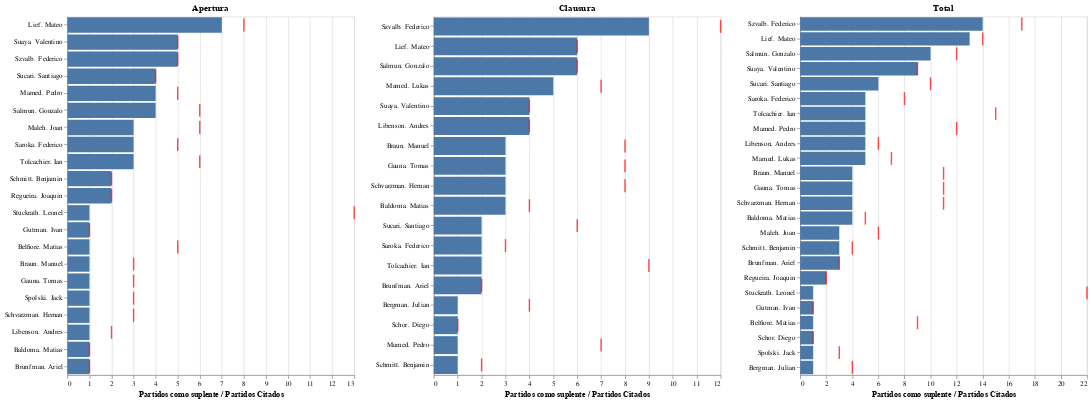

Notebook code for this chart:
### Code cell
# Grafico 2 Partidos jugados (suplentes) VS partidos citados
df_apertura1= duckdb.sql('SELECT "Jugador","Suplente","Suplente" + "sin ingresar" AS "Partidos citados suplente" FROM df_apertura WHERE "Suplente">0').to_df()
df_clausura1=duckdb.sql('SELECT "Jugador","Suplente","Suplente" + "sin ingresar" AS "Partidos citados suplente" FROM df_clausura WHERE "Suplente">0').to_df()
df_total1=duckdb.sql('SELECT "Jugador","Suplente","Suplente" + "sin ingresar" AS "Partidos citados suplente" FROM df_total WHERE "Suplente">0').to_df()


def partidos_citados_suplente(nombre_sql,titulo):
    bar = alt.Chart(nombre_sql).mark_bar().encode(
        x=alt.X('Suplente',sort=None,title='Partidos como suplente / Partidos Citados'),
        y=alt.Y('Jugador:N',sort='-x',title=None),
        tooltip= [alt.Tooltip('Suplente'),alt.Tooltip('Partidos citados suplente')],
        
    ).properties(
        width=400, 
        height=500,  
        title= titulo
    )

    tick = alt.Chart(nombre_sql).mark_tick(
        color='red',
        thickness=2,
        size=20 * 0.9,  # controls width of tick.
    ).encode(
        x=alt.X('Partidos citados suplente:Q'),
        y=alt.Y('Jugador:N',sort='-x')
    )
  

    grafico=bar+tick
    return grafico

grafico_apertura=partidos_citados_suplente(df_apertura1,'Apertura')
grafico_clausura=partidos_citados_suplente(df_clausura1,'Clausura')
grafico_total=partidos_citados_suplente(df_total1,'Total')


grafico2=grafico_apertura|grafico_clausura|grafico_total
grafico2

### Figure 1 — Vega-Lite specification as saved in the notebook (floating-point values rounded to 4 significant figures)
{"config": {"view": {"continuousWidth": 300, "continuousHeight": 300}}, "hconcat": [{"layer": [{"mark": {"type": "bar"}, "encoding": {"tooltip": [{"field": "Suplente", "type": "quantitative"}, {"field": "Partidos citados suplente", "type": "quantitative"}], "x": {"field": "Suplente", "sort": null, "title": "Partidos como suplente / Partidos Citados", "type": "quantitative"}, "y": {"field": "Jugador", "sort": "-x", "title": null, "type": "nominal"}}, "title": "Apertura"}, {"mark": {"type": "tick", "color": "red", "size": 18.0, "thickness": 2}, "encoding": {"x": {"field": "Partidos citados suplente", "type": "quantitative"}, "y": {"field": "Jugador", "sort": "-x", "type": "nominal"}}}], "data": {"name": "data-78071a5bbd9d781e7371ff4ba2c3ac48"}, "height": 500, "width": 400}, {"layer": [{"mark": {"type": "bar"}, "encoding": {"tooltip": [{"field": "Suplente", "type": "quantitative"}, {"field": "Partidos citados suplente", "type": "quantitative"}], "x": {"field": "Suplente", "sort": null, "title": "Partidos como suplente / Partidos Citados", "type": "quantitative"}, "y": {"field": "Jugador", "sort": "-x", "title": null, "type": "nominal"}}, "title": "Clausura"}, {"mark": {"type": "tick", "color": "red", "size": 18.0, "thickness": 2}, "encoding": {"x": {"field": "Partidos citados suplente", "type": "quantitative"}, "y": {"field": "Jugador", "sort": "-x", "type": "nominal"}}}], "data": {"name": "data-5e6f751ff3659cd6609acc2369f03392"}, "height": 500, "width": 400}, {"layer": [{"mark": {"type": "bar"}, "encoding": {"tooltip": [{"field": "Suplente", "type": "quantitative"}, {"field": "Partidos citados suplente", "type": "quantitative"}], "x": {"field": "Suplente", "sort": null, "title": "Partidos como suplente / Partidos Citados", "type": "quantitative"}, "y": {"field": "Jugador", "sort": "-x", "title": null, "type": "nominal"}}, "title": "Total"}, {"mark": {"type": "tick", "color": "red", "size": 18.0, "thickness": 2}, "encoding": {"x": {"field": "Partidos citados suplente", "type": "quantitative"}, "y": {"field": "Jugador", "sort": "-x", "type": "nominal"}}}], "data": {"name": "data-7a9c911fb0bc805efc6212b0770bed1b"}, "height": 500, "width": 400}], "$schema": "https://vega.github.io/schema/vega-lite/v5.20.1.json", "datasets": {"data-78071a5bbd9d781e7371ff4ba2c3ac48": [{"Jugador": "Stuckrath. Leonel", "Suplente": 1, "Partidos citados suplente": 13}, {"Jugador": "Gutman. Ivan", "Suplente": 1, "Partidos citados suplente": 1}, {"Jugador": "Sucari. Santiago", "Suplente": 4, "Partidos citados suplente": 4}, {"Jugador": "Belfiore. Matias", "Suplente": 1, "Partidos citados suplente": 5}, {"Jugador": "Braun. Manuel", "Suplente": 1, "Partidos citados suplente": 3}, {"Jugador": "Maleh. Joan", "Suplente": 3, "Partidos citados suplente": 6}, {"Jugador": "Gauna. Tomas", "Suplente": 1, "Partidos citados suplente": 3}, {"Jugador": "Saroka. Federico", "Suplente": 3, "Partidos citados suplente": 5}, {"Jugador": "Tolcachier. Ian", "Suplente": 3, "Partidos citados suplente": 6}, {"Jugador": "Spolski. Jack", "Suplente": 1, "Partidos citados suplente": 3}, {"Jugador": "Schvarzman. Hernan", "Suplente": 1, "Partidos citados suplente": 3}, {"Jugador": "Lief. Mateo", "Suplente": 7, "Partidos citados suplente": 8}, {"Jugador": "Mamed. Pedro", "Suplente": 4, "Partidos citados suplente": 5}, {"Jugador": "Schmitt. Benjamin", "Suplente": 2, "Partidos citados suplente": 2}, {"Jugador": "Suaya. Valentino", "Suplente": 5, "Partidos citados suplente": 5}, {"Jugador": "Libenson. Andres", "Suplente": 1, "Partidos citados suplente": 2}, {"Jugador": "Szvalb. Federico", "Suplente": 5, "Partidos citados suplente": 5}, {"Jugador": "Regueira. Joaquin", "Suplente": 2, "Partidos citados suplente": 2}, {"Jugador": "Salmun. Gonzalo", "Suplente": 4, "Partidos citados suplente": 6}, {"Jugador": "Baldoma. Matias", "Suplente": 1, "Partidos citados suplente": 1}, {"Jugador": "Brunfman. Ariel", "Suplente": 1, "Partidos citados suplente": 1}], "data-5e6f751ff3659cd6609acc2369f03392": [{"Jugador": "Sucari. Santiago", "Suplente": 2, "Partidos citados suplente": 6}, {"Jugador": "Bergman. Julian", "Suplente": 1, "Partidos citados suplente": 4}, {"Jugador": "Braun. Manuel", "Suplente": 3, "Partidos citados suplente": 8}, {"Jugador": "Gauna. Tomas", "Suplente": 3, "Partidos citados suplente": 8}, {"Jugador": "Schor. Diego", "Suplente": 1, "Partidos citados suplente": 1}, {"Jugador": "Saroka. Federico", "Suplente": 2, "Partidos citados suplente": 3}, {"Jugador": "Tolcachier. Ian", "Suplente": 2, "Partidos citados suplente": 9}, {"Jugador": "Schvarzman. Hernan", "Suplente": 3, "Partidos citados suplente": 8}, {"Jugador": "Lief. Mateo", "Suplente": 6, "Partidos citados suplente": 6}, {"Jugador": "Mamed. Pedro", "Suplente": 1, "Partidos citados suplente": 7}, {"Jugador": "Schmitt. Benjamin", "Suplente": 1, "Partidos citados suplente": 2}, {"Jugador": "Suaya. Valentino", "Suplente": 4, "Partidos citados suplente": 4}, {"Jugador": "Libenson. Andres", "Suplente": 4, "Partidos citados suplente": 4}, {"Jugador": "Szvalb. Federico", "Suplente": 9, "Partidos citados suplente": 12}, {"Jugador": "Salmun. Gonzalo", "Suplente": 6, "Partidos citados suplente": 6}, {"Jugador": "Baldoma. Matias", "Suplente": 3, "Partidos citados suplente": 4}, {"Jugador": "Brunfman. Ariel", "Suplente": 2, "Partidos citados suplente": 2}, {"Jugador": "Mamed. Lukas", "Suplente": 5, "Partidos citados suplente": 7}], "data-7a9c911fb0bc805efc6212b0770bed1b": [{"Jugador": "Stuckrath. Leonel", "Suplente": 1, "Partidos citados suplente": 22}, {"Jugador": "Gutman. Ivan", "Suplente": 1, "Partidos citados suplente": 1}, {"Jugador": "Sucari. Santiago", "Suplente": 6, "Partidos citados suplente": 10}, {"Jugador": "Belfiore. Matias", "Suplente": 1, "Partidos citados suplente": 9}, {"Jugador": "Braun. Manuel", "Suplente": 4, "Partidos citados suplente": 11}, {"Jugador": "Maleh. Joan", "Suplente": 3, "Partidos citados suplente": 6}, {"Jugador": "Gauna. Tomas", "Suplente": 4, "Partidos citados suplente": 11}, {"Jugador": "Schor. Diego", "Suplente": 1, "Partidos citados suplente": 1}, {"Jugador": "Saroka. Federico", "Suplente": 5, "Partidos citados suplente": 8}, {"Jugador": "Tolcachier. Ian", "Suplente": 5, "Partidos citados suplente": 15}, {"Jugador": "Spolski. Jack", "Suplente": 1, "Partidos citados suplente": 3}, {"Jugador": "Schvarzman. Hernan", "Suplente": 4, "Partidos citados suplente": 11}, {"Jugador": "Lief. Mateo", "Suplente": 13, "Partidos citados suplente": 14}, {"Jugador": "Mamed. Pedro", "Suplente": 5, "Partidos citados suplente": 12}, {"Jugador": "Schmitt. Benjamin", "Suplente": 3, "Partidos citados suplente": 4}, {"Jugador": "Suaya. Valentino", "Suplente": 9, "Partidos citados suplente": 9}, {"Jugador": "Libenson. Andres", "Suplente": 5, "Partidos citados suplente": 6}, {"Jugador": "Szvalb. Federico", "Suplente": 14, "Partidos citados suplente": 17}, {"Jugador": "Regueira. Joaquin", "Suplente": 2, "Partidos citados suplente": 2}, {"Jugador": "Salmun. Gonzalo", "Suplente": 10, "Partidos citados suplente": 12}, {"Jugador": "Baldoma. Matias", "Suplente": 4, "Partidos citados suplente": 5}, {"Jugador": "Brunfman. Ariel", "Suplente": 3, "Partidos citados suplente": 3}, {"Jugador": "Mamed. Lukas", "Suplente": 5, "Partidos citados suplente": 7}, {"Jugador": "Bergman. Julian", "Suplente": 1, "Partidos citados suplente": 4}]}}
